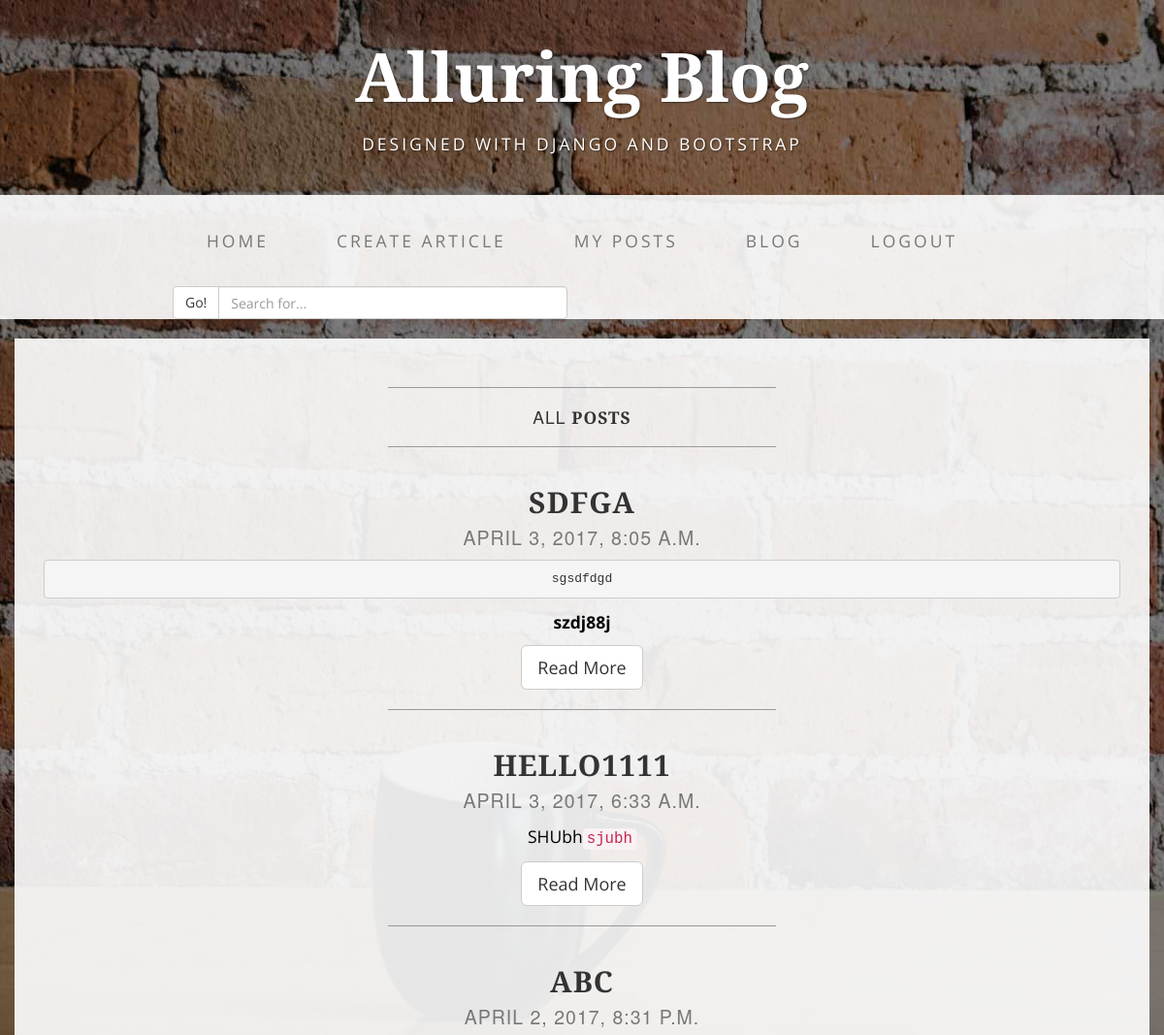
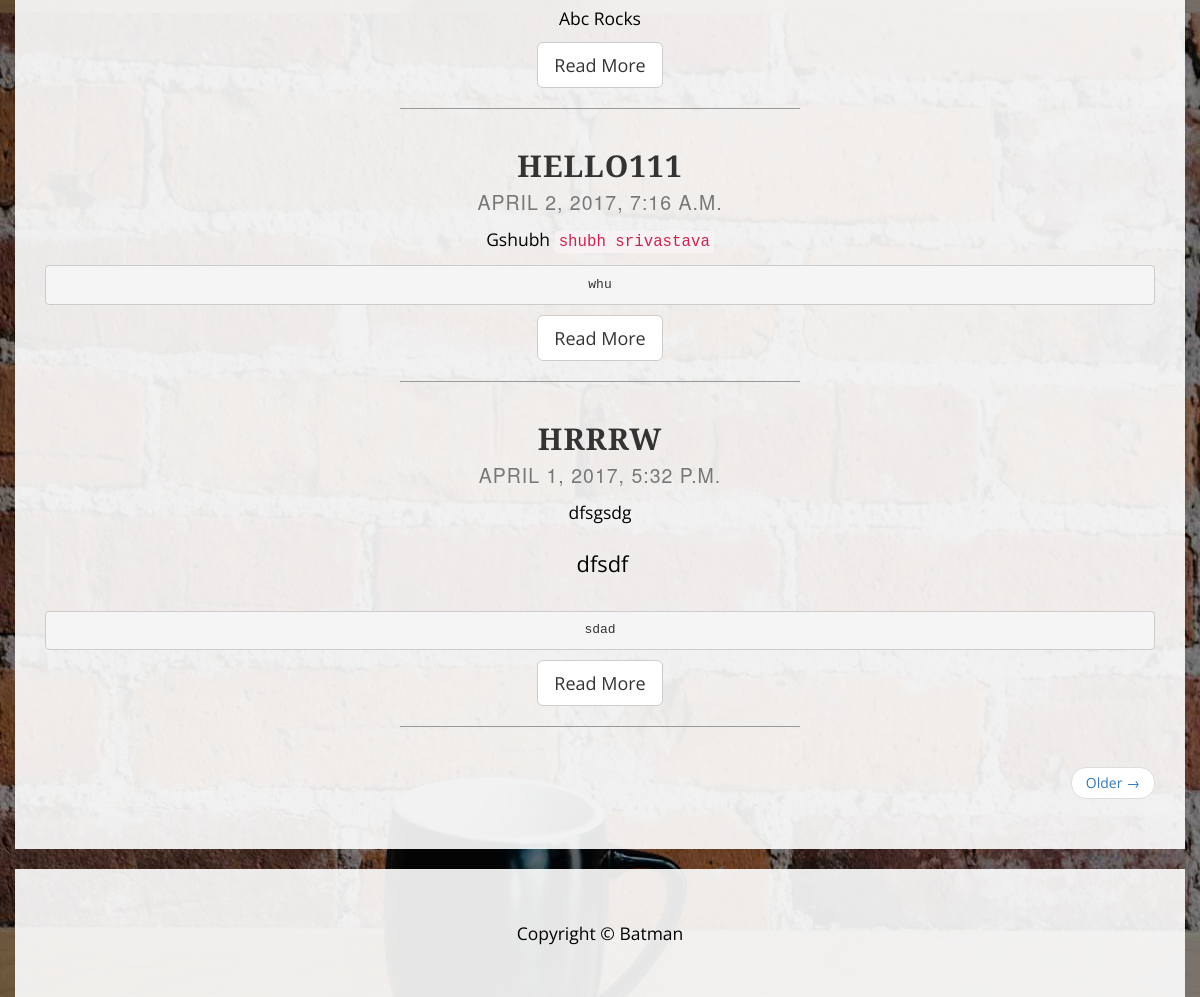
Page /accounts/profile/allposts/ (signed in) on the committed database (2 pictures, top to bottom).
### loguser/models.py (models this page shows)
class Article(models.Model):
    title = models.CharField(max_length=255)
    Description = models.CharField(max_length=10000)
    Author = models.CharField(max_length=50)
    timestamp = models.DateTimeField(auto_now_add=True)

### loguser/views.py (the view)
# urls.py: url(r'^accounts/profile/allposts/$',login_required(AllPosts.as_view()),name='allposts'),
class AllPosts(ListView):
    model = Article
    template_name = 'allposts.html'
    context_object_name = 'article_list'
    paginate_by = 5
    ordering = '-timestamp'

### loguser/templates/allposts.html (shortened to what this page needs)
{% extends 'base.html' %}
{% load markdown_deux_tags %}
{% block content %}
       <div class="row">
            <div class="box">
                <div class="col-lg-12">
                    <hr>
                    <h1 class="intro-text text-center">All
                        <strong>Posts</strong>
                    </h1>
                    <hr>
                </div>
        {% for article in article_list %}
        <div class="col-lg-12 text-center">
                    <h2>{{ article.title }}
                        <br>
                        <small>{{ article.timestamp }}</small>
                    </h2>
                    <p>{{ article.Description|slice:":250"|markdown }}</p>
                    <a href="/accounts/profile/allposts/{{ article.title }}/" class="btn btn-default btn-lg">Read More</a>
                    <hr>
                </div>
        {% endfor %}
    {% if is_paginated %}
            <div class="col-lg-12 text-center">
                    <ul class="pager">
                        {% if page_obj.has_next %}
                        <li class="next"><a href="?page={{ page_obj.next_page_number }}">Older &rarr;</a>
                        </li>
                            {% endif %}
                    </ul>
                </div>
    {% endif %}
{% endblock %}

### static/css/business-casual.css (style rules this page uses)
body { font-family: "Open Sans","Helvetica Neue",Helvetica,Arial,sans-serif; }
h1, h2, h3, h4, h5, h6 { text-transform: uppercase; font-family: "Josefin Slab","Helvetica Neue",Helvetica,Arial,sans-serif; font-weight: 700; letter-spacing: 1px; }
p { font-size: 1.25em; line-height: 1.6; color: #000; }
hr { max-width: 400px; border-color: #999999; }
.box { margin-bottom: 20px; padding: 30px 15px; background: #fff; background: rgba(255,255,255,0.9); }
.intro-text { text-transform: uppercase; font-size: 1.25em; font-weight: 400; letter-spacing: 1px; }
@media screen and (min-width:1200px) { .box:after { content: ''; display: table; clear: both; } }

### rows in the picture
Article: title "SDFGA", timestamp "APRIL 3, 2017, 8:05 A.M.", Description "sgsdfdgd szdj88j"
Article: title "HELLO1111", timestamp "APRIL 3, 2017, 6:33 A.M.", Description "SHUbh sjubh"
Article: title "ABC", timestamp "APRIL 2, 2017, 8:31 P.M.", Description "Abc Rocks"
Article: title "HELLO111", timestamp "APRIL 2, 2017, 7:16 A.M.", Description "Gshubh shubh srivastava whu"
Article: title "HRRRW", timestamp "APRIL 1, 2017, 5:32 P.M.", Description "dfsgsdg dfsdf sdad"
